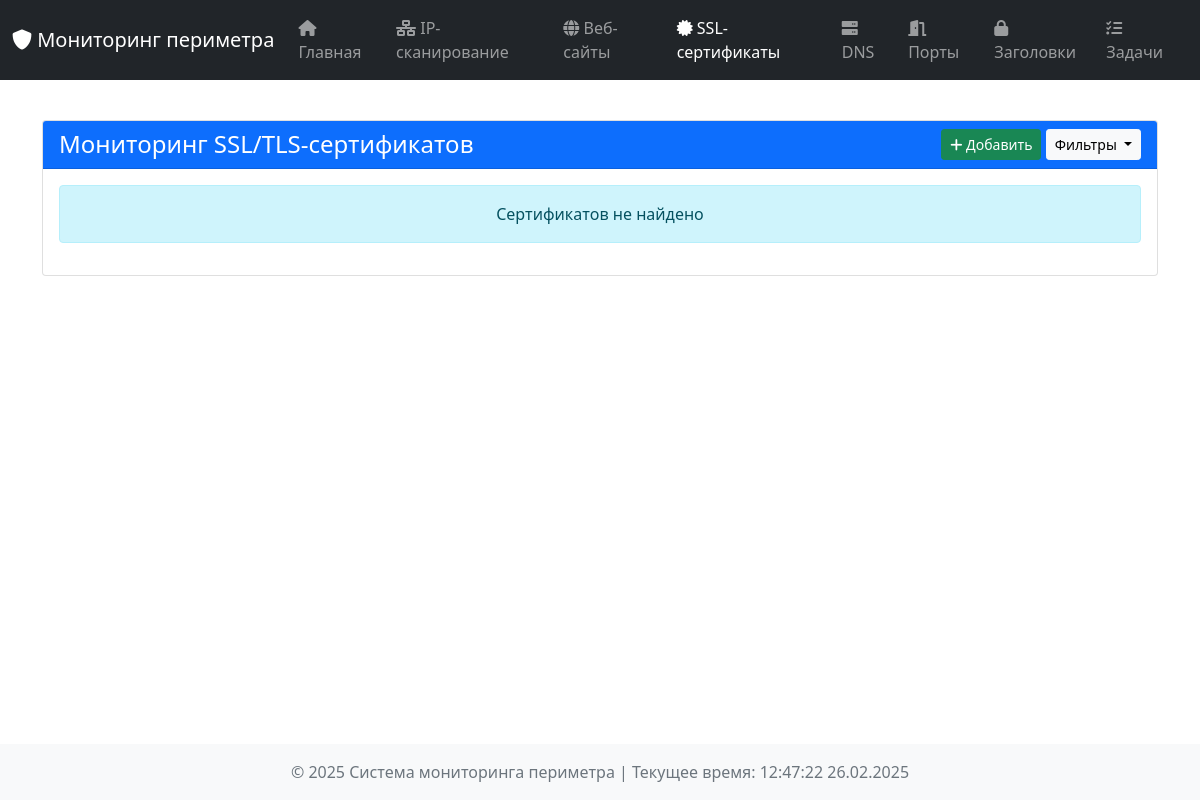
/certificates, run on an earlier commit of the app's database.
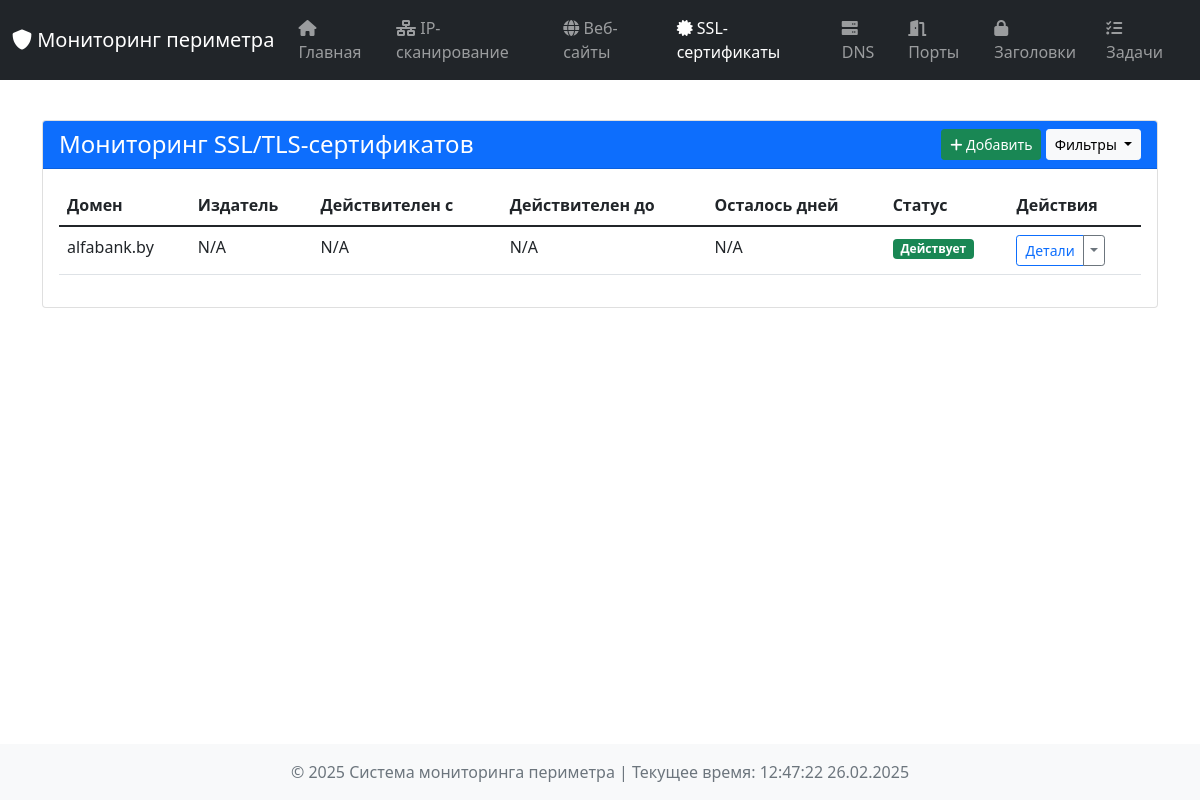
And on a later commit of the database.
### tables this page shows
CREATE TABLE cert_info (
            domain TEXT PRIMARY KEY,
            common_name TEXT,
            issuer TEXT,
            organization TEXT,
            not_before TEXT,
            not_after TEXT,
            days_to_expiry INTEGER,
            is_expiring INTEGER,
            is_expired INTEGER,
            check_time TEXT,
            data TEXT
        );

### dashboard/app.py (the view, shortened to what this page needs)
@app.route('/certificates', methods=['GET', 'POST'])
def certificates():
    cert_results = db_manager.get_all_records('ssl_certificates', limit=100)
    return render_template('certificates.html',
                          title='Мониторинг SSL-сертификатов',
                          results=cert_results,
                          current_time=datetime.now())

### dashboard/app.py (called while the page is built)
@app.before_request
def initialize():
    global scheduler
    if scheduler is None:
        scheduler = Scheduler()

### dashboard/templates/certificates.html (shortened to what this page needs)
{% extends "base.html" %}
{% block content %}
<div class="container mt-4">
    <div class="card">
        <div class="card-header bg-primary text-white d-flex justify-content-between align-items-center">
            <h4 class="mb-0">Мониторинг SSL/TLS-сертификатов</h4>
            <div>
                <button class="btn btn-success btn-sm" data-bs-toggle="modal" data-bs-target="#addCertModal">
                    <i class="fas fa-plus"></i> Добавить
                </button>
                <button class="btn btn-light btn-sm dropdown-toggle" type="button" id="filterDropdown" data-bs-toggle="dropdown" aria-expanded="false">
                    Фильтры
                </button>
            </div>
        </div>
        <div class="card-body">
            {% if results %}
                <div class="table-responsive">
                    <table class="table table-hover">
                        <thead>
                            <tr>
                                <th>Домен</th>
                                <th>Издатель</th>
                                <th>Действителен с</th>
                                <th>Действителен до</th>
                                <th>Осталось дней</th>
                                <th>Статус</th>
                                <th>Действия</th>
                            </tr>
                        </thead>
                        <tbody>
                            {% for cert in results %}
                            <tr class="">
                                <td>{{ cert.domain }}</td>
                                <td>{{ cert.issuer or 'N/A' }}</td>
                                <td>{{ cert.not_before.strftime('%H:%M:%S %d.%m.%Y') if cert.not_before else 'N/A' }}</td>
                                <td>{{ cert.not_after.strftime('%H:%M:%S %d.%m.%Y') if cert.not_after else 'N/A' }}</td>
                                <td>
                                    {% if cert.days_to_expiry and cert.days_to_expiry < 0 %}
                                        <span class="text-danger">Истек {{ cert.days_to_expiry|abs }} дней назад</span>
                                    {% elif cert.days_to_expiry %}
                                        {{ cert.days_to_expiry }}
                                    {% else %}
                                        N/A
                                    {% endif %}
                                </td>
                                <td>
                                    {% if cert.days_to_expiry and cert.days_to_expiry < 0 %}
                                        <span class="badge bg-danger">Истек</span>
                                    {% elif cert.days_to_expiry and cert.days_to_expiry < 7 %}
                                        <span class="badge bg-warning">Критично</span>
                                    {% elif cert.days_to_expiry and cert.days_to_expiry < 30 %}
                                        <span class="badge bg-info">Истекает</span>
                                    {% else %}
                                        <span class="badge bg-success">Действует</span>
                                    {% endif %}
                                </td>
                                <td>
                                    <div class="btn-group btn-group-sm">
                                        <a href="{{ url_for('certificate_details', domain=cert.domain) }}" class="btn btn-outline-primary">Детали</a>
                                        <button type="button" class="btn btn-outline-secondary dropdown-toggle dropdown-toggle-split" data-bs-toggle="dropdown" aria-expanded="false">
                                        </button>
                                    </div>
                                </td>
                            </tr>
                            {% endfor %}
                        </tbody>
                    </table>
                </div>
            {% else %}
                <div class="alert alert-info text-center">
                    Сертификатов не найдено
                </div>
            {% endif %}
        </div>
    </div>
</div>
{% endblock %}

What changed in the data, as far as the page shows it:
added cert_info: domain "alfabank.by", issuer "N/A", not_before "N/A", not_after "N/A"
Also different on the page:
text no longer shown: "Сертификатов не найдено"
text now shown: "Домен Издатель Действителен с Действителен до Осталось дней Статус Действия"
